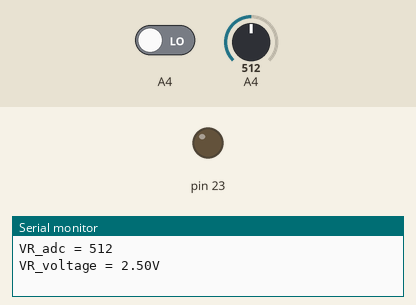
Bench run of a sketch on a simulated Arduino Mega 2560, built with avr-gcc and run on an emulated ATmega2560. Parts: output pins drawn as LEDs (lit = HIGH), the last lines printed to the serial monitor. The inputs (shaded band) are chosen by the test bench; at power-on: A4 LOW, A4 = 512.

Above: at 1.8 s.
1.9 s: A4 driven HIGH
At 3.5 s:
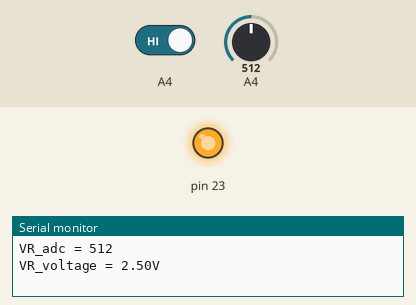
4.5 s: A4 driven LOW
At 7.1 s:
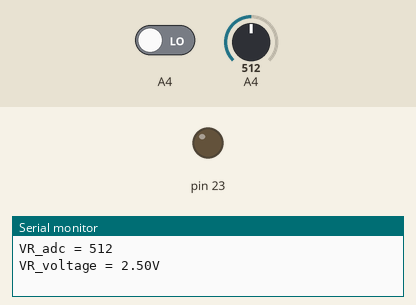
Timing chart, 0 to 8.6 s (numbered marks = the images above; inputs shaded):
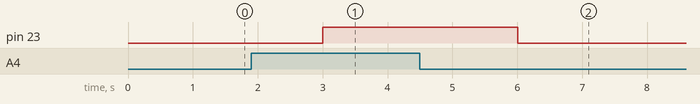

The sketch:

Pro4_digital_analog_in.ino
```cpp
void setup() {
pinMode(23 , OUTPUT);
pinMode(A4, INPUT);
Serial.begin(9600);
}

void loop() {
  boolean VR_state = digitalRead(A4);
  int VR_adc = analogRead(4);
  float VR_voltage = (float)(VR_adc * 5) / 1023;

  Serial.print("VR_State = ");
  Serial.println(VR_state);

  Serial.print("VR_adc = ");
  Serial.println(VR_adc);

  Serial.print("VR_voltage = ");
  Serial.print(VR_voltage);
  Serial.println('V');
  Serial.println("\t");
  delay(1000);

  if(VR_state  == HIGH)
      digitalWrite(23 , HIGH);
  else
      digitalWrite(23 , LOW);
   }
```

Measured:
- after the input at 1.9 s, pin 23: LOW → HIGH after 1.1 s
- after the input at 4.5 s, pin 23: HIGH → LOW after 1.5 s
